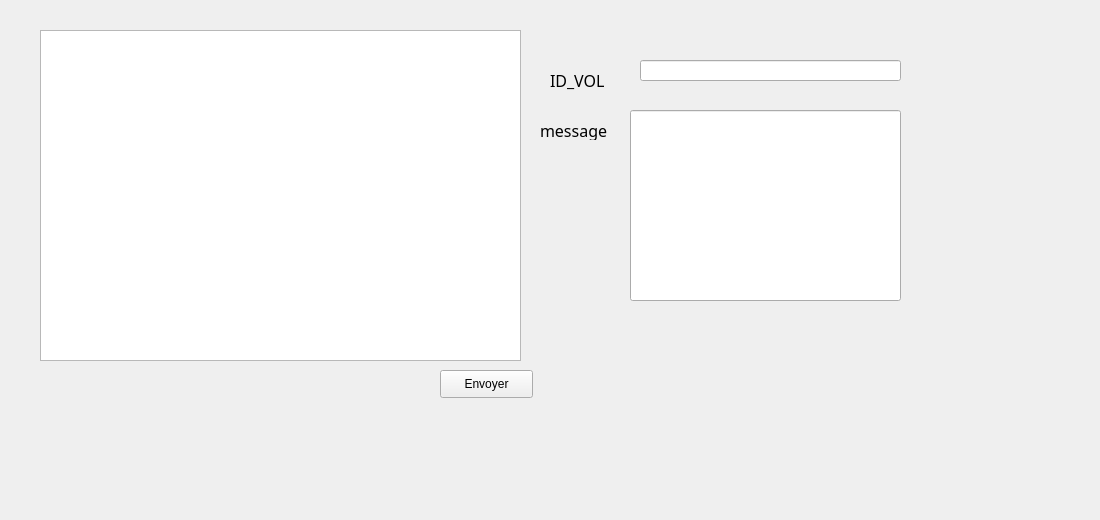
   <widget class="QWidget" name="tab_7">
    <attribute name="title">
     <string>chat</string>
    </attribute>
    <widget class="QLabel" name="label_mtrcl_emploi">
     <property name="geometry">
      <rect>
       <x>510</x>
       <y>250</y>
       <width>51</width>
       <height>21</height>
      </rect>
     </property>
     <property name="text">
      <string/>
     </property>
    </widget>
    <widget class="QTableView" name="tab_message">
     <property name="geometry">
      <rect>
       <x>40</x>
       <y>30</y>
       <width>481</width>
       <height>331</height>
      </rect>
     </property>
    </widget>
    <widget class="QLineEdit" name="le_message">
     <property name="geometry">
      <rect>
       <x>630</x>
       <y>110</y>
       <width>271</width>
       <height>191</height>
      </rect>
     </property>
    </widget>
    <widget class="QLineEdit" name="le_id_chat">
     <property name="geometry">
      <rect>
       <x>640</x>
       <y>60</y>
       <width>261</width>
       <height>21</height>
      </rect>
     </property>
    </widget>
    <widget class="QLabel" name="label_31">
     <property name="geometry">
      <rect>
       <x>550</x>
       <y>70</y>
       <width>71</width>
       <height>20</height>
      </rect>
     </property>
     <property name="font">
      <font>
       <family>Sitka Display</family>
       <pointsize>12</pointsize>
       <weight>50</weight>
       <bold>false</bold>
      </font>
     </property>
     <property name="text">
      <string>ID_VOL</string>
     </property>
    </widget>
    <widget class="QLabel" name="label_32">
     <property name="geometry">
      <rect>
       <x>540</x>
       <y>120</y>
       <width>71</width>
       <height>20</height>
      </rect>
     </property>
     <property name="font">
      <font>
       <family>Sitka Display</family>
       <pointsize>12</pointsize>
       <weight>50</weight>
       <bold>false</bold>
      </font>
     </property>
     <property name="text">
      <string>message</string>
     </property>
    </widget>
    <widget class="QPushButton" name="pb_envoyer">
     <property name="geometry">
      <rect>
       <x>440</x>
       <y>370</y>
       <width>93</width>
       <height>28</height>
      </rect>
     </property>
     <property name="styleSheet">
      <string notr="true"/>
     </property>
     <property name="text">
      <string>Envoyer</string>
     </property>
     <property name="icon">
      <iconset>
       <normaloff>:/affecter.png</normaloff>:/affecter.png</iconset>
     </property>
    </widget>
    <widget class="QLabel" name="label_18">
     <property name="geometry">
      <rect>
       <x>-80</x>
       <y>-10</y>
       <width>1091</width>
       <height>511</height>
      </rect>
     </property>
     <property name="text">
      <string/>
     </property>
     <property name="pixmap">
      <pixmap>:/pics/avion decolle.jpg</pixmap>
     </property>
    </widget>
    <zorder>label_18</zorder>
    <zorder>label_mtrcl_emploi</zorder>
    <zorder>tab_message</zorder>
    <zorder>le_message</zorder>
    <zorder>le_id_chat</zorder>
    <zorder>label_31</zorder>
    <zorder>label_32</zorder>
    <zorder>pb_envoyer</zorder>
   </widget>
